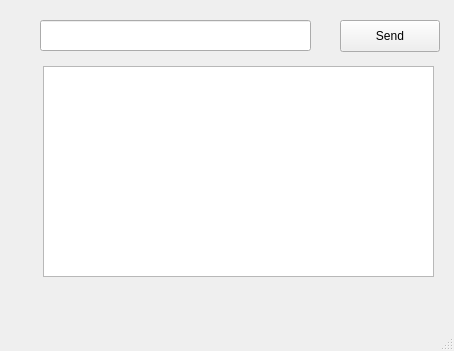
<?xml version="1.0" encoding="UTF-8"?>
<ui version="4.0">
 <class>MainWindow</class>
 <widget class="QMainWindow" name="MainWindow">
  <property name="geometry">
   <rect>
    <x>0</x>
    <y>0</y>
    <width>454</width>
    <height>351</height>
   </rect>
  </property>
  <property name="windowTitle">
   <string>MainWindow</string>
  </property>
  <widget class="QWidget" name="centralwidget">
   <widget class="QLineEdit" name="lineEdit_Serial_Data">
    <property name="geometry">
     <rect>
      <x>40</x>
      <y>20</y>
      <width>271</width>
      <height>31</height>
     </rect>
    </property>
   </widget>
   <widget class="QPushButton" name="pushButton_Send">
    <property name="geometry">
     <rect>
      <x>340</x>
      <y>20</y>
      <width>100</width>
      <height>32</height>
     </rect>
    </property>
    <property name="text">
     <string>Send</string>
    </property>
   </widget>
   <widget class="QTextEdit" name="textEdit">
    <property name="geometry">
     <rect>
      <x>43</x>
      <y>66</y>
      <width>391</width>
      <height>211</height>
     </rect>
    </property>
   </widget>
  </widget>
  <widget class="QMenuBar" name="menubar">
   <property name="geometry">
    <rect>
     <x>0</x>
     <y>0</y>
     <width>454</width>
     <height>30</height>
    </rect>
   </property>
  </widget>
  <widget class="QStatusBar" name="statusbar"/>
 </widget>
 <resources/>
 <connections/>
</ui>
